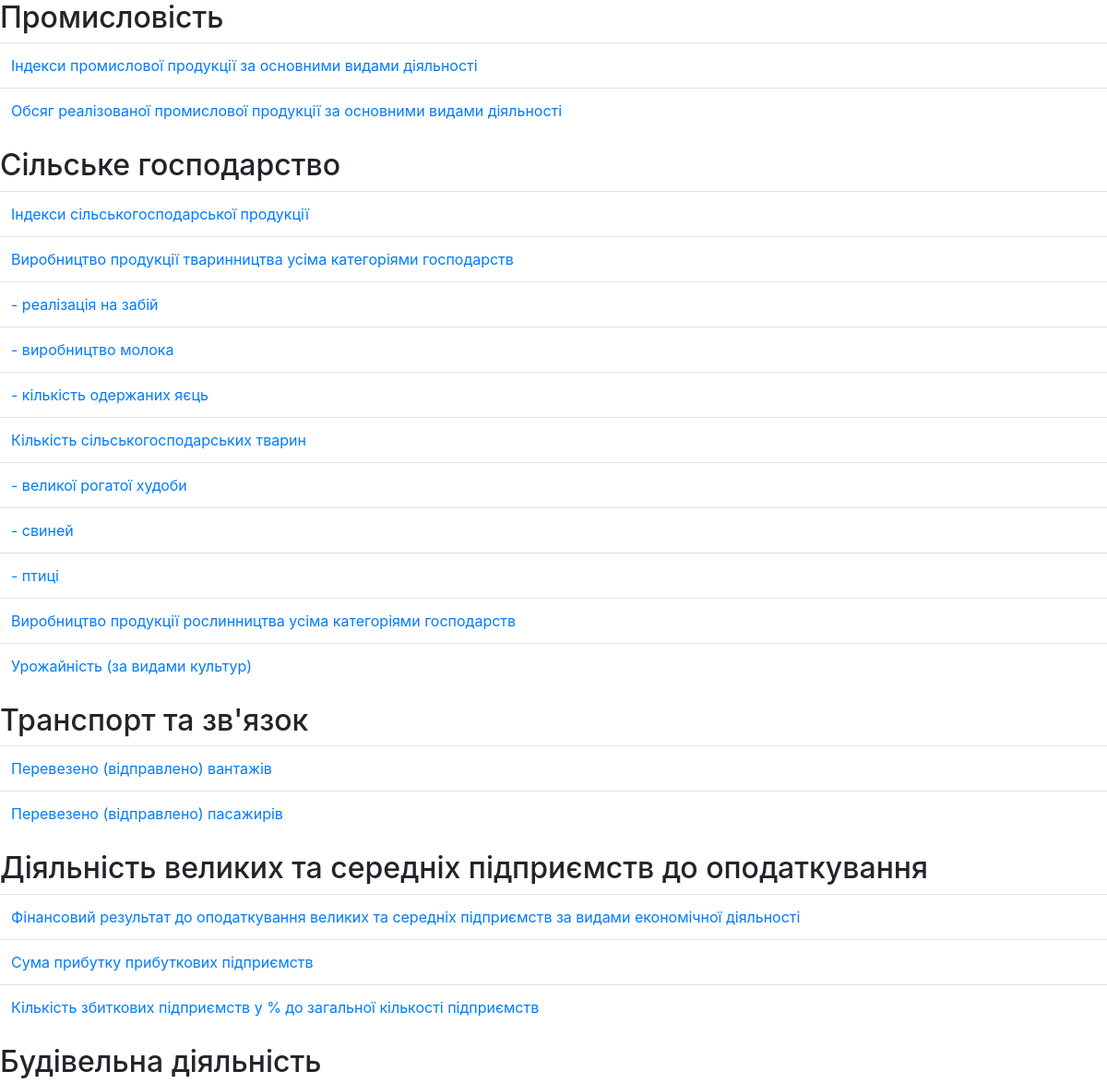
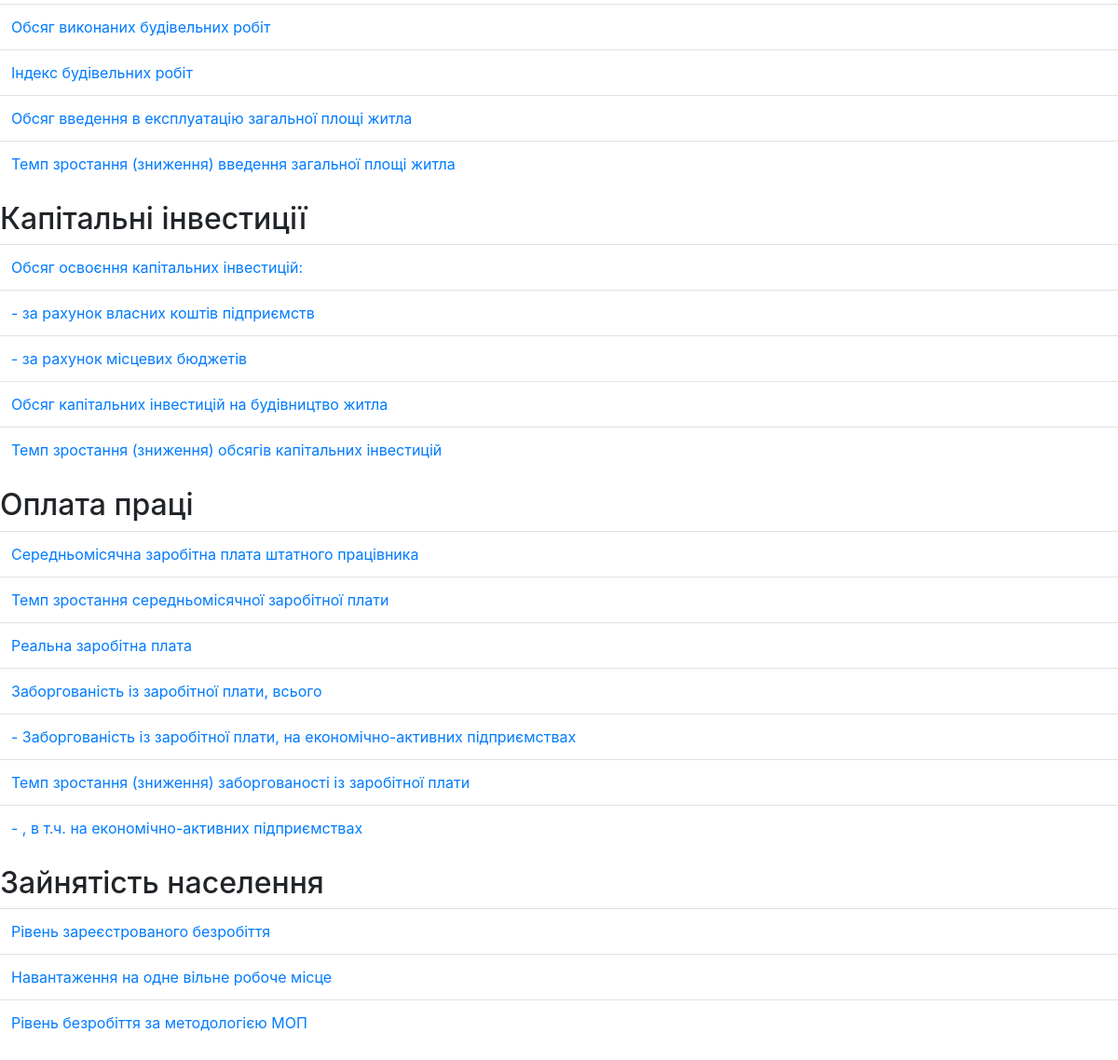
The page / on the database its author committed (2 pictures, top to bottom).
### tables this page shows
CREATE TABLE `spheres` (
  `id` int(11) NOT NULL,
  `name` varchar(120) NOT NULL,
  `description` tinytext NOT NULL
);

CREATE TABLE `indicators` (
  `id` int(11) NOT NULL,
  `name` varchar(255) NOT NULL,
  `sphere_id` int(11) NOT NULL,
  `parent_id` int(11) NOT NULL,
  `unit_of_measurement` varchar(60) NOT NULL,
  `source_name` int(11) NOT NULL,
  `source_link` int(11) NOT NULL,
  `period` int(11) NOT NULL
);

### index.php (the view, shortened to what this page needs)
<!DOCTYPE html>
<html lang="en">
<head>
    <link rel="stylesheet" href="https://maxcdn.bootstrapcdn.com/bootstrap/4.0.0/css/bootstrap.min.css">
</head>
<body>
<?php
    include "connect.php";
    if ($res = mysqli_query($link, 'SELECT * FROM spheres')) {
        while( $row = mysqli_fetch_assoc($res) ){
            echo "<h2>".$row['name']."</h2>";
    echo "<table class = 'table'>";
if ($result = mysqli_query($link, 'SELECT * FROM indicators WHERE sphere_id = '.$row['id'].' AND parent_id = 0')) {
    while( $rw = mysqli_fetch_assoc($result) ){
        echo "<tr><td><a href = page.php?id=".$rw["id"].">".$rw['name']."</a></td></tr>";
        if ($rslt = mysqli_query($link, 'SELECT * FROM indicators WHERE sphere_id = '.$row['id'].' AND parent_id = '.$rw['id'])) {
            while( $r = mysqli_fetch_assoc($rslt) ){
                echo "<tr><td><a href = page.php?id=".$r["id"]."> - ".$r['name']."</a></td></tr>";
            }
        }
    }
    echo "</table>";
}
        }}
?>
</body>
</html>

### rows shown on the page
spheres: name "Промисловість"
indicators: name "Індекси промислової продукції за основними видами діяльності"
indicators: name "Обсяг реалізованої промислової продукції за основними видами діяльності"
spheres: name "Сільське господарство"
indicators: name "Індекси сільськогосподарської продукції"
indicators: name "Виробництво продукції тваринництва усіма категоріями господарств"
indicators: name "реалізація на забій"
indicators: name "виробництво молока"
indicators: name "кількість одержаних яєць"
indicators: name "Кількість сільськогосподарських тварин"
indicators: name "великої рогатої худоби"
indicators: name "свиней"
indicators: name "птиці"
indicators: name "Виробництво продукції рослинництва усіма категоріями господарств"
indicators: name "Урожайність (за видами культур)"
spheres: name "Транспорт та зв'язок"
indicators: name "Перевезено (відправлено) вантажів"
indicators: name "Перевезено (відправлено) пасажирів"
spheres: name "Діяльність великих та середніх підприємств до оподаткування"
indicators: name "Фінансовий результат до оподаткування великих та середніх підприємств за видами економічної діяльності"
indicators: name "Сума прибутку прибуткових підприємств"
indicators: name "Кількість збиткових підприємств у % до загальної кількості підприємств"
spheres: name "Будівельна діяльність"
indicators: name "Обсяг виконаних будівельних робіт"
indicators: name "Індекс будівельних робіт"
indicators: name "Обсяг введення в експлуатацію загальної площі житла"
indicators: name "Темп зростання (зниження) введення загальної площі житла"
spheres: name "Капітальні інвестиції"
indicators: name "Обсяг освоєння капітальних інвестицій:"
indicators: name "за рахунок власних коштів підприємств"
indicators: name "за рахунок місцевих бюджетів"
indicators: name "Обсяг капітальних інвестицій на будівництво житла"
indicators: name "Темп зростання (зниження) обсягів капітальних інвестицій"
spheres: name "Оплата праці"
indicators: name "Середньомісячна заробітна плата штатного працівника"
indicators: name "Темп зростання середньомісячної заробітної плати"
indicators: name "Реальна заробітна плата"
indicators: name "Заборгованість із заробітної плати, всього"
indicators: name "Заборгованість із заробітної плати, на економічно-активних підприємствах"
indicators: name "Темп зростання (зниження) заборгованості із заробітної плати"
indicators: name ", в т.ч. на економічно-активних підприємствах"
spheres: name "Зайнятість населення"
indicators: name "Рівень зареєстрованого безробіття"
indicators: name "Навантаження на одне вільне робоче місце"
indicators: name "Рівень безробіття за методологією МОП"
